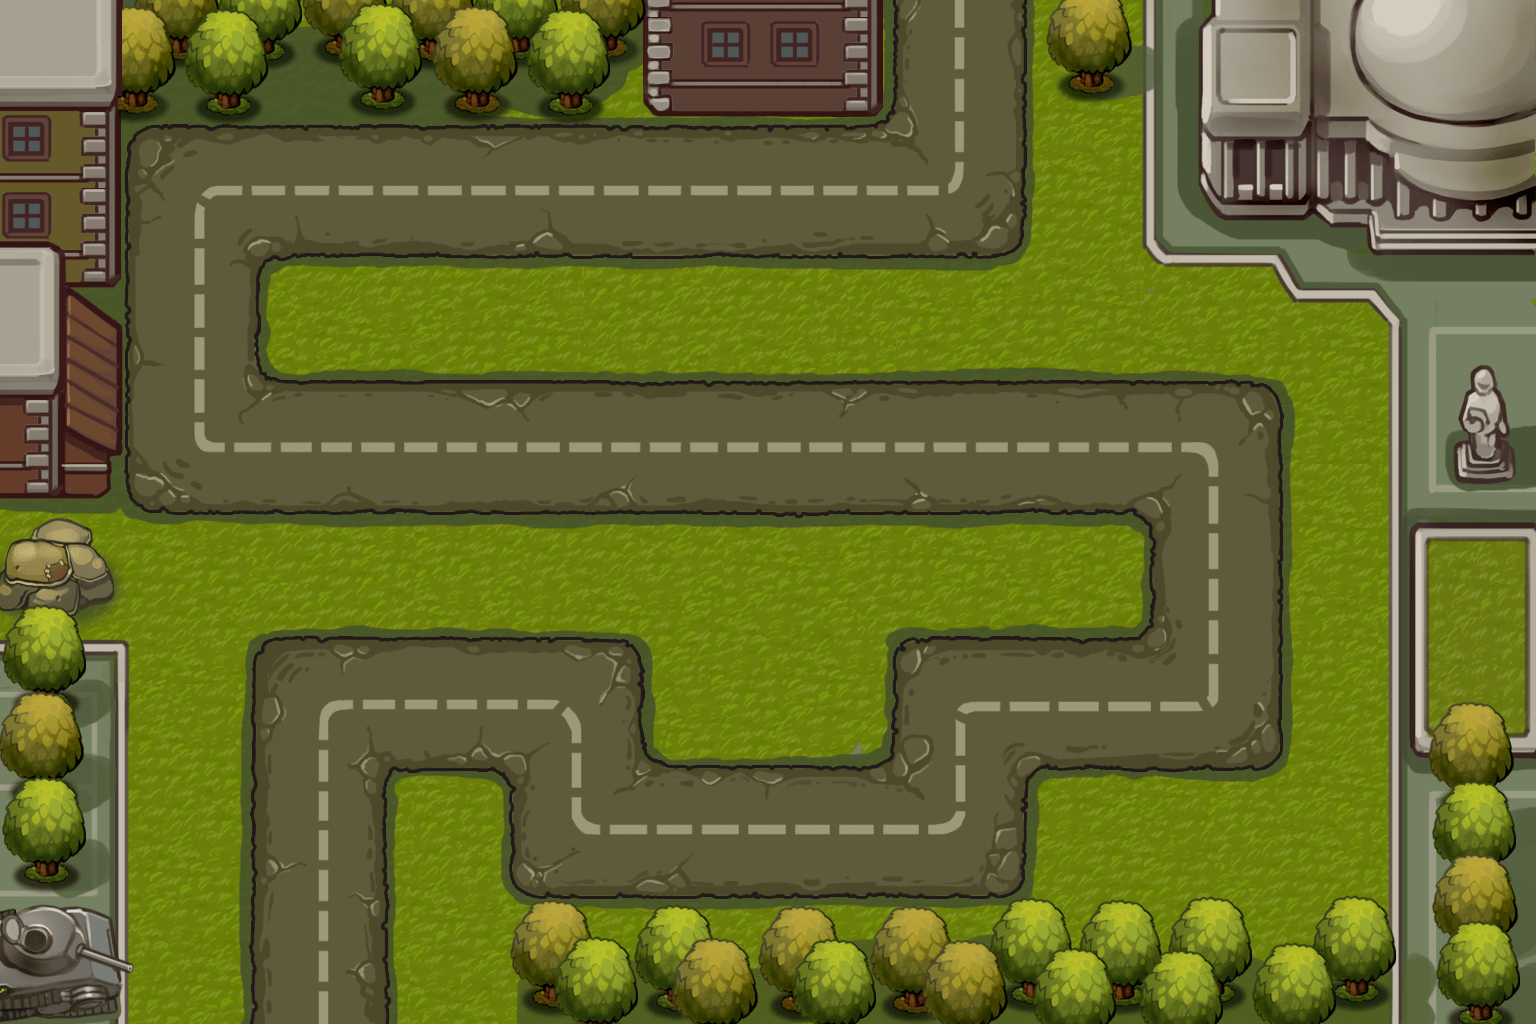

Rendered tile map (Tiled .tmx) drawn with the repository's tilesets; below, a short description and the map source with its tile grids summarised:
An orthogonal 12x8 tile map with 128x128 px tiles, 1 tile layer (layer) and 12 objects (p1, p2, p3, p4, p5, ...).

<map version="1.0" orientation="orthogonal" renderorder="right-down" width="12" height="8" tilewidth="128" tileheight="128">
 <tileset firstgid="1" name="map10" tilewidth="128" tileheight="128">
  <image source="map10.png" width="1536" height="1024" />
  <tile id="20">
   <properties>
    <property name="canTouch" value="1" />
   </properties>
  </tile>
  <tile id="26">
   <properties>
    <property name="canTouch" value="1" />
   </properties>
  </tile>
  <tile id="27">
   <properties>
    <property name="canTouch" value="1" />
   </properties>
  </tile>
  <tile id="28">
   <properties>
    <property name="canTouch" value="1" />
   </properties>
  </tile>
  <tile id="29">
   <properties>
    <property name="canTouch" value="1" />
   </properties>
  </tile>
  <tile id="30">
   <properties>
    <property name="canTouch" value="1" />
   </properties>
  </tile>
  <tile id="31">
   <properties>
    <property name="canTouch" value="1" />
   </properties>
  </tile>
  <tile id="32">
   <properties>
    <property name="canTouch" value="1" />
   </properties>
  </tile>
  <tile id="33">
   <properties>
    <property name="canTouch" value="1" />
   </properties>
  </tile>
  <tile id="34">
   <properties>
    <property name="canTouch" value="1" />
   </properties>
  </tile>
  <tile id="46">
   <properties>
    <property name="canTouch" value="1" />
   </properties>
  </tile>
  <tile id="49">
   <properties>
    <property name="canTouch" value="1" />
   </properties>
  </tile>
  <tile id="50">
   <properties>
    <property name="canTouch" value="1" />
   </properties>
  </tile>
  <tile id="51">
   <properties>
    <property name="canTouch" value="1" />
   </properties>
  </tile>
  <tile id="52">
   <properties>
    <property name="canTouch" value="1" />
   </properties>
  </tile>
  <tile id="53">
   <properties>
    <property name="canTouch" value="1" />
   </properties>
  </tile>
  <tile id="54">
   <properties>
    <property name="canTouch" value="1" />
   </properties>
  </tile>
  <tile id="55">
   <properties>
    <property name="canTouch" value="1" />
   </properties>
  </tile>
  <tile id="56">
   <properties>
    <property name="canTouch" value="1" />
   </properties>
  </tile>
  <tile id="58">
   <properties>
    <property name="canTouch" value="1" />
   </properties>
  </tile>
  <tile id="61">
   <properties>
    <property name="canTouch" value="1" />
   </properties>
  </tile>
  <tile id="65">
   <properties>
    <property name="canTouch" value="1" />
   </properties>
  </tile>
  <tile id="66">
   <properties>
    <property name="canTouch" value="1" />
   </properties>
  </tile>
  <tile id="70">
   <properties>
    <property name="canTouch" value="1" />
   </properties>
  </tile>
  <tile id="73">
   <properties>
    <property name="canTouch" value="1" />
   </properties>
  </tile>
  <tile id="75">
   <properties>
    <property name="canTouch" value="1" />
   </properties>
  </tile>
  <tile id="80">
   <properties>
    <property name="canTouch" value="1" />
   </properties>
  </tile>
  <tile id="81">
   <properties>
    <property name="canTouch" value="1" />
   </properties>
  </tile>
  <tile id="82">
   <properties>
    <property name="canTouch" value="1" />
   </properties>
  </tile>
  <tile id="85">
   <properties>
    <property name="canTouch" value="1" />
   </properties>
  </tile>
  <tile id="87">
   <properties>
    <property name="canTouch" value="1" />
   </properties>
  </tile>
 </tileset>
 <layer name="layer" width="12" height="8">
  <data>[96 cells, 96 non-empty, 96 distinct tile ids]</data>
 </layer>
 <objectgroup name="path">
  <object name="p1" x="316" y="964" />
  <object name="p2" x="320" y="716" />
  <object name="p3" x="576" y="704" />
  <object name="p4" x="568" y="832" />
  <object name="p5" x="932" y="832" />
  <object name="p6" x="952" y="692" />
  <object name="p7" x="1216" y="692" />
  <object name="p8" x="1204" y="444" />
  <object name="p9" x="192" y="444" />
  <object name="p10" x="180" y="192" />
  <object name="p11" x="936" y="188" />
  <object name="p12" x="972" y="44" />
 </objectgroup>
</map>
